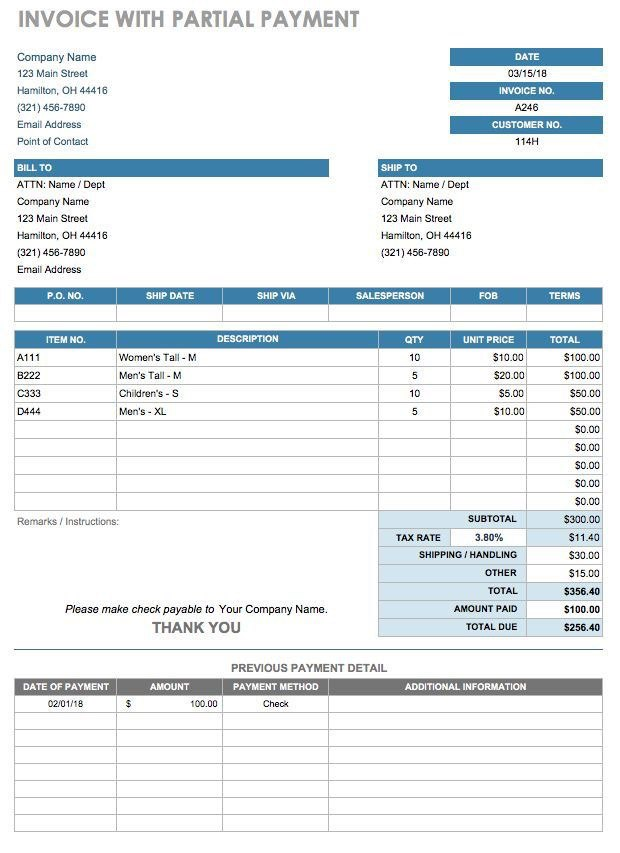
#> input picture imgs/first.jpg, 620 x 853 px
$ python -i line_detection.py   (imports and definitions only)
#> lines starting #> are read from the running program, lines starting #| are printed output that depends on the picture; after the words box and inside, x2 and y2 are one past the last pixel; in counts of white or black regions, pixels touching at a corner belong together
#> further down, picture is the input picture: shape (853, 620, 3); mean B, G, R 238.2, 235.6, 230.3
import cv2
import numpy as np


# Input : Image
# Output : hor,ver
def line_detection(image):
    gray = cv2.cvtColor(image, cv2.COLOR_BGR2GRAY)
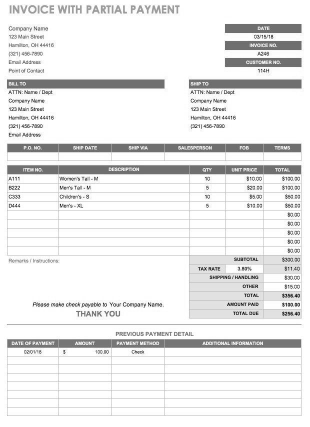
#> gray: shape (853, 620) (shown at 1/2 size); min 0, max 255, mean 234.3
    bw = cv2.adaptiveThreshold(gray, 255, cv2.ADAPTIVE_THRESH_MEAN_C, cv2.THRESH_BINARY, 15, 1)
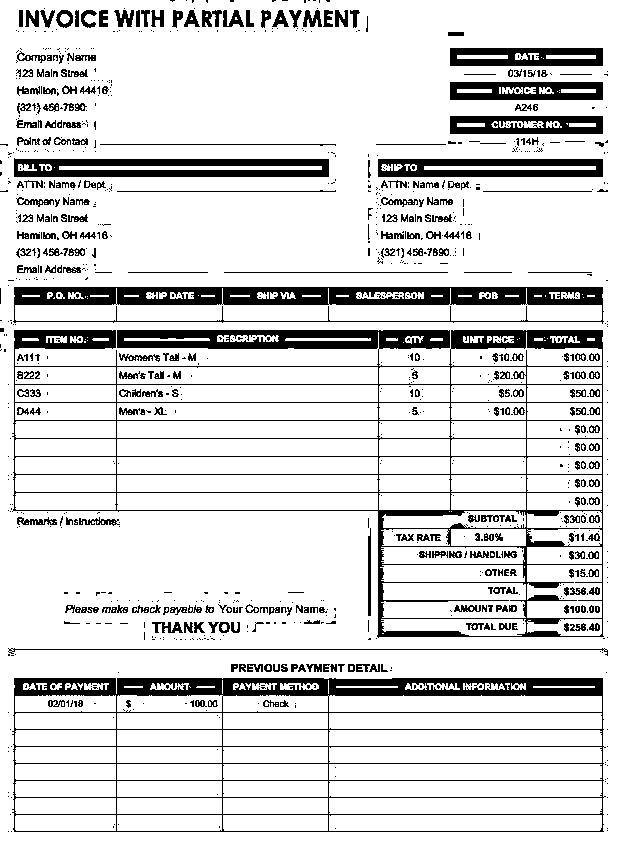
#> bw: shape (853, 620); 85.1% white; 1089 black regions (758 under 20 px), largest, box (x1, y1, x2, y2) and area: (12, 330, 604, 638) 19942, (12, 678, 606, 832) 13905, (13, 287, 604, 324) 9636
    bw = cv2.bitwise_not(bw)
    ## To visualize image after thresholding ##
    # cv2.imshow("bw",bw)
    # cv2.waitKey(0)
    ###########################################
    horizontal = bw.copy()
    vertical = bw.copy()
    img = image.copy()
    # [horizontal lines]
    # Create structure element for extracting horizontal lines through morphology operations
    horizontalStructure = cv2.getStructuringElement(cv2.MORPH_RECT, (15, 1))

    # Apply morphology operations
    horizontal = cv2.erode(horizontal, horizontalStructure)
#> horizontal: shape (853, 620); 8.8% white; 83 white regions (20 under 20 px), largest, box (x1, y1, x2, y2) and area: (21, 688, 596, 696) 3286, (21, 287, 596, 295) 3125, (124, 678, 596, 686) 2673
    horizontal = cv2.dilate(horizontal, horizontalStructure)
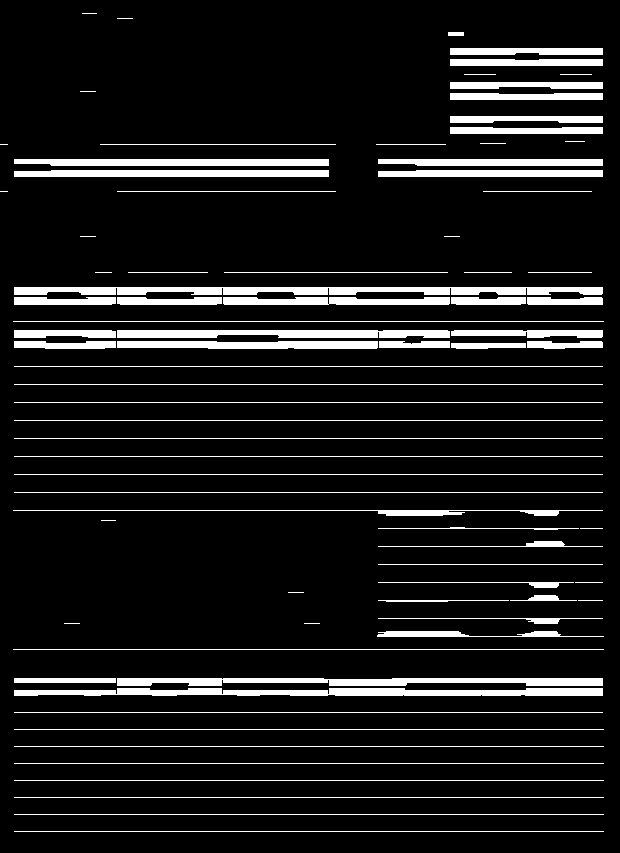
#> horizontal: shape (853, 620); 10% white; 82 white regions (12 under 20 px), largest, box (x1, y1, x2, y2) and area: (14, 287, 603, 295) 3979, (14, 688, 603, 696) 3762, (117, 678, 603, 686) 3023

    horizontal = cv2.dilate(horizontal, (1, 1), iterations=5)
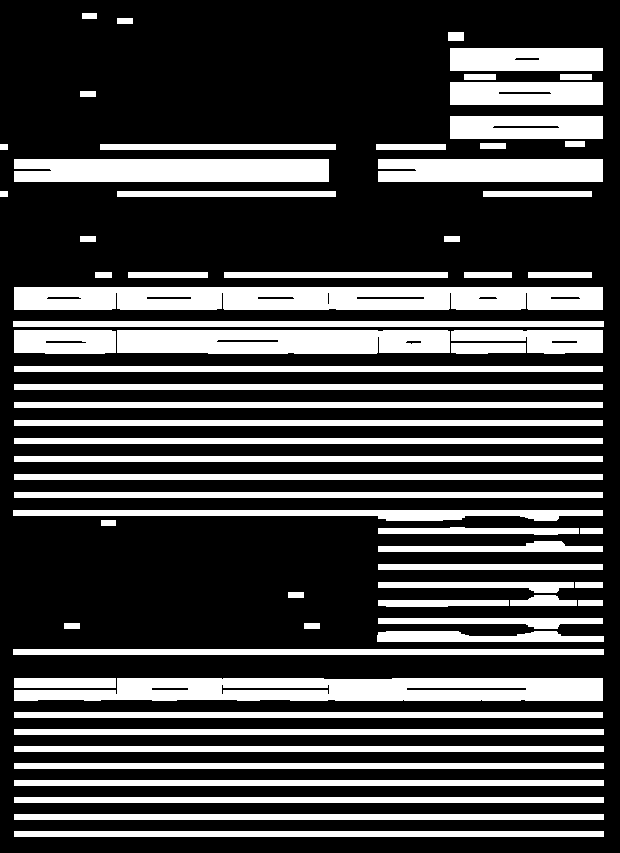
#> horizontal: shape (853, 620); 28% white; 67 white regions, largest, box (x1, y1, x2, y2) and area: (14, 287, 603, 310) 12987, (14, 678, 603, 701) 11500, (117, 330, 450, 354) 7648
    horizontal = cv2.erode(horizontal, (1, 1), iterations=5)
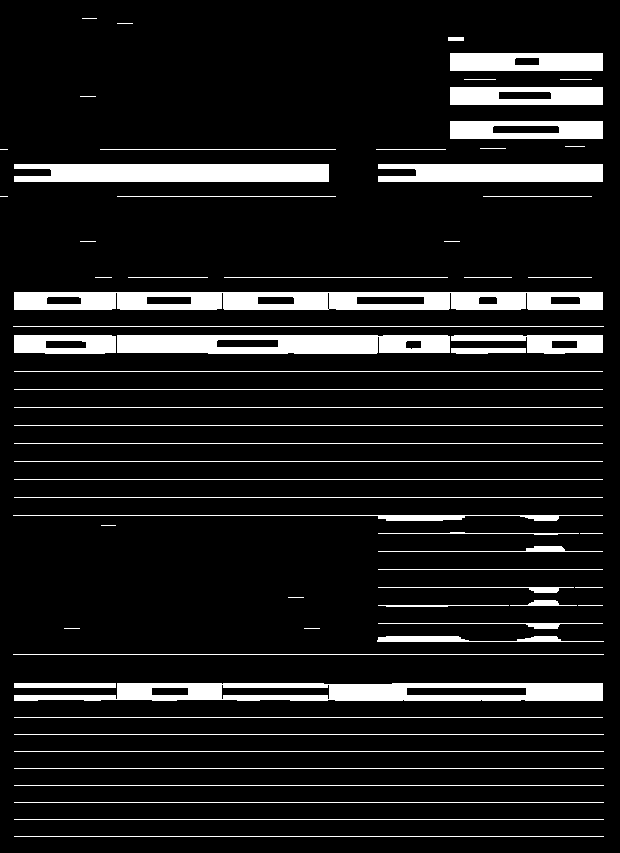
#> horizontal: shape (853, 620); 11% white; 67 white regions (12 under 20 px), largest, box (x1, y1, x2, y2) and area: (14, 292, 603, 310) 8897, (14, 683, 603, 701) 7245, (117, 335, 450, 354) 5603

    ## Uncomment to visualize highlighted Horizontal lines
    # cv2.imshow("horizontal",horizontal)
    # cv2.waitKey(0)

    # HoughlinesP function to detect horizontal lines
    hor_lines = cv2.HoughLinesP(horizontal, rho=1, theta=np.pi / 180, threshold=100, minLineLength=30, maxLineGap=3)
#> hor_lines = 205 rows, first 6: [14, 292, 602, 292], [14, 294, 602, 294], [14, 696, 602, 696], [14, 717, 602, 717], [14, 389, 602, 389], [14, 734, 603, 734]
    if hor_lines is None:
        return None, None
    temp_line = []
    for line in hor_lines:
        for x1, y1, x2, y2 in line:
            temp_line.append([x1, y1 - 5, x2, y2 - 5])
#> this loop made 205 passes
#> after the loop, temp_line = 205 items, first 6: [14, 287, 602, 287], [14, 289, 602, 289], [14, 691, 602, 691], [14, 712, 602, 712], [14, 384, 602, 384], [14, 729, 603, 729]

    # Sorting the list of detected lines by Y1
    hor_lines = sorted(temp_line, key=lambda x: x[1])
#> hor_lines = 205 items, first 6: [456, 48, 602, 53], [516, 48, 602, 49], [450, 49, 602, 54], [452, 50, 514, 55], [539, 55, 582, 54], [450, 56, 515, 60]

    # [11 lines of commented-out code are left out]
    lasty1 = -111111
    lines_x1 = []
    lines_x2 = []
    hor = []
    i = 0
    for x1, y1, x2, y2 in hor_lines:
        if y1 >= lasty1 and y1 <= lasty1 + 10:
            lines_x1.append(x1)
            lines_x2.append(x2)
        else:
            if (i != 0 and len(lines_x1) is not 0):
                hor.append([min(lines_x1), lasty1, max(lines_x2), lasty1])
            lasty1 = y1
            lines_x1 = []
            lines_x2 = []
            lines_x1.append(x1)
            lines_x2.append(x2)
            i += 1
#> this loop made 205 passes
#> (x1, y1, x2, y2, lasty1) on passes 1, 9, 17, 26, 32, 36, 39, 40: (456, 48, 602, 53, 48), (463, 60, 514, 56, 60), (450, 82, 578, 82, 82), (450, 93, 602, 96, 93), (450, 116, 602, 116, 116), (450, 130, 602, 127, 130), (100, 144, 335, 144, 144), (378, 159, 602, 159, 159)
#> after the loop, hor = 42 items, first 6: [450, 48, 602, 48], [450, 60, 602, 60], [450, 82, 602, 82], [450, 93, 602, 93], [450, 116, 602, 116], [450, 130, 602, 130]; i = 43
    hor.append([min(lines_x1), lasty1, max(lines_x2), lasty1])
    #####################################################################

    # [vertical lines]
    # Create structure element for extracting vertical lines through morphology operations
    verticalStructure = cv2.getStructuringElement(cv2.MORPH_RECT, (1, 15))

    # Apply morphology operations
    vertical = cv2.erode(vertical, verticalStructure)
#> vertical: shape (853, 620); 0.91% white; 168 white regions (97 under 20 px), largest, box (x1, y1, x2, y2) and area: (378, 356, 383, 631) 508, (525, 357, 527, 630) 300, (602, 349, 603, 630) 281
    vertical = cv2.dilate(vertical, verticalStructure)
#> vertical: shape (853, 620); 2.6% white; 156 white regions (43 under 20 px), largest, box (x1, y1, x2, y2) and area: (378, 330, 386, 638) 776, (595, 330, 603, 637) 425, (319, 678, 336, 832) 414

    vertical = cv2.dilate(vertical, (1, 1), iterations=8)
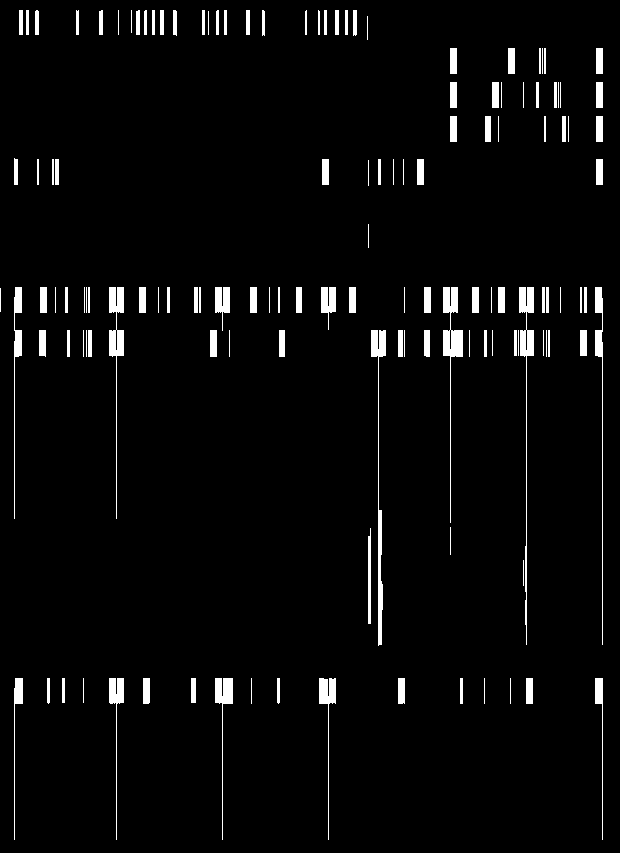
#> vertical: shape (853, 620); 3.6% white; 134 white regions, largest, box (x1, y1, x2, y2) and area: (519, 287, 534, 645) 1088, (371, 330, 386, 646) 1074, (443, 287, 463, 523) 1061
    vertical = cv2.erode(vertical, (1, 1), iterations=7)
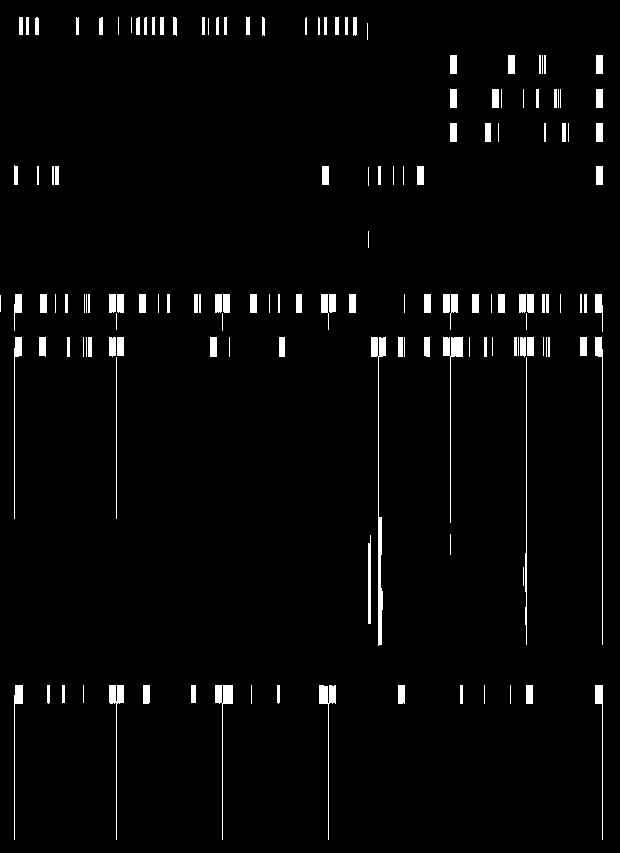
#> vertical: shape (853, 620); 2.7% white; 151 white regions (35 under 20 px), largest, box (x1, y1, x2, y2) and area: (371, 337, 386, 646) 934, (443, 337, 463, 523) 537, (215, 685, 233, 840) 454

    ######## Preprocessing Vertical Lines ###############
    # cv2.imshow("vertical",vertical)
    # cv2.waitKey(0)
    #####################################################

    # HoughlinesP function to detect vertical lines
    # ver_lines = cv2.HoughLinesP(vertical,rho=1,theta=np.pi/180,threshold=20,minLineLength=20,maxLineGap=2)
    ver_lines = cv2.HoughLinesP(vertical, 1, np.pi / 180, 20, np.array([]), 20, 2)
#> ver_lines = 26 rows, first 6: [14, 518, 14, 348], [602, 644, 602, 349], [526, 644, 526, 357], [116, 839, 116, 701], [450, 522, 450, 356], [378, 465, 381, 644]
    if ver_lines is None:
        return None, None
    temp_line = []
    for line in ver_lines:
        for x1, y1, x2, y2 in line:
            temp_line.append([x1, y1, x2, y2])
#> this loop made 26 passes
#> after the loop, temp_line = 26 items, first 6: [14, 518, 14, 348], [602, 644, 602, 349], [526, 644, 526, 357], [116, 839, 116, 701], [450, 522, 450, 356], [378, 465, 381, 644]

    # Sorting the list of detected lines by X1
    ver_lines = sorted(temp_line, key=lambda x: x[0])
#> ver_lines = 26 items, first 6: [14, 518, 14, 348], [14, 777, 14, 721], [116, 839, 116, 701], [116, 487, 116, 431], [116, 412, 116, 357], [116, 518, 116, 488]

    # [11 lines of commented-out code are left out]
    lastx1 = -111111
    lines_y1 = []
    lines_y2 = []
    ver = []
    count = 0
    lasty1 = -11111
    lasty2 = -11111
    for x1, y1, x2, y2 in ver_lines:
        if x1 >= lastx1 and x1 <= lastx1 + 15 and not (
                ((min(y1, y2) < min(lasty1, lasty2) - 20 or min(y1, y2) < min(lasty1, lasty2) + 20)) and (
        (max(y1, y2) < max(lasty1, lasty2) - 20 or max(y1, y2) < max(lasty1, lasty2) + 20))):
            lines_y1.append(y1)
            lines_y2.append(y2)
            # lasty1 = y1
            # lasty2 = y2
        else:
            if (count != 0 and len(lines_y1) is not 0):
                ver.append([lastx1, min(lines_y2) - 5, lastx1, max(lines_y1) - 5])
            lastx1 = x1
            lines_y1 = []
            lines_y2 = []
            lines_y1.append(y1)
            lines_y2.append(y2)
            count += 1
            lasty1 = -11111
            lasty2 = -11111
#> this loop made 26 passes
#> (x1, y1, x2, y2, lastx1) on passes 1, 3, 7, 8, 9, 20, 21, 23: (14, 518, 14, 348, 14), (116, 839, 116, 701, 116), (222, 839, 222, 703, 222), (328, 839, 328, 703, 328), (368, 623, 370, 535, 368), (450, 522, 450, 356, 450), (525, 591, 525, 553, 525), (601, 698, 602, 718, 601)
#> after the loop, count = 8; ver = [[14, 343, 14, 772], [116, 352, 116, 834], [222, 698, 222, 834], [328, 698, 328, 834], [368, 394, 368, 639], [450, 351, 450, 517], [525, 352, 525, 639]]
    ver.append([lastx1, min(lines_y2) - 5, lastx1, max(lines_y1) - 5])
    # [12 lines of commented-out code are left out]

    return hor, ver

# line_detection(cv2.imread('path to image'))

>>> import cv2
>>> picture = cv2.imread('imgs/first.jpg')
>>> result = line_detection(picture)

$ run again, on imgs/fouth.jpg
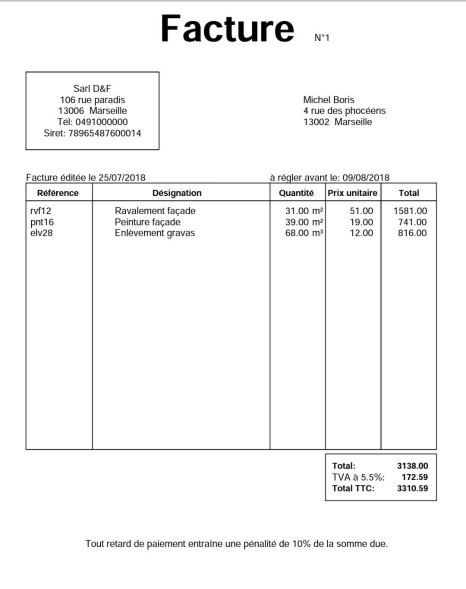
#> input picture imgs/fouth.jpg, 932 x 1178 px (shown at 1/2 size)
#> picture is the input picture: shape (1178, 932, 3); mean B, G, R 247, 246.8, 246.6
#> in line_detection, `bw = cv2.adaptiveThreshold(gray, 255, cv2.ADAPTIVE_THRESH_MEAN_C, cv2...`:
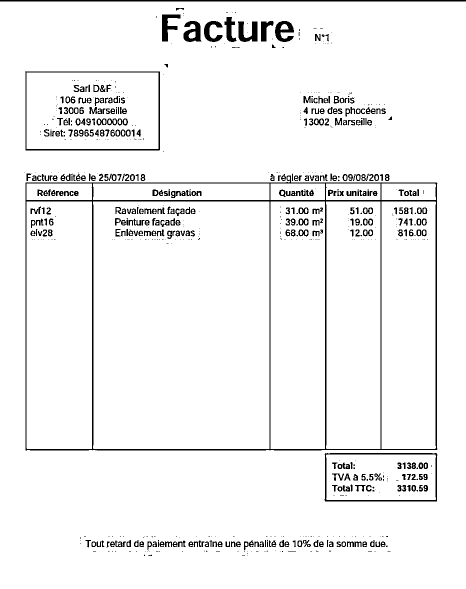
#> bw: shape (1178, 932) (shown at 1/2 size); 95.2% white; 786 black regions (399 under 20 px), largest, box (x1, y1, x2, y2) and area: (51, 351, 875, 901) 14227, (0, 0, 932, 3) 2796, (50, 143, 320, 301) 2110
#> in line_detection, `hor_lines = cv2.HoughLinesP(horizontal, rho=1, theta=np.pi / 180, thre..`: hor_lines = 32 rows, first 6: [0, 3, 931, 3], [0, 0, 931, 0], [0, 1, 931, 1], [0, 4, 931, 4], [0, 7, 931, 7], [0, 5, 931, 5]
#> the loop in line_detection, `for line in hor_lines:` made 32 passes
#> after the loop in line_detection, `for line in hor_lines:`: temp_line = 32 items, first 6: [0, -2, 931, -2], [0, -5, 931, -5], [0, -4, 931, -4], [0, -1, 931, -1], [0, 2, 931, 2], [0, 0, 931, 0]
#> in line_detection, `hor_lines = sorted(temp_line, key=lambda x: x[1])`: hor_lines = 32 items, first 6: [0, -5, 931, -5], [0, -4, 931, -4], [0, -3, 931, -3], [0, -2, 931, -2], [0, -1, 931, -1], [0, 0, 931, 0]
#> the loop in line_detection, `for x1, y1, x2, y2 in hor_lines:` made 32 passes
#> (x1, y1, x2, y2, lasty1) on passes 1, 9, 14, 16, 19, 21, 24, 30: (0, -5, 931, -5, -5), (478, 77, 514, 77, 77), (50, 143, 319, 143, 143), (51, 298, 319, 298, 298), (51, 365, 873, 365, 365), (51, 400, 873, 400, 400), (51, 898, 874, 898, 898), (649, 1000, 873, 1000, 1000)
#> after the loop in line_detection, `for x1, y1, x2, y2 in hor_lines:`: hor = [[0, -5, 931, -5], [368, 77, 514, 77], [50, 143, 319, 143], [51, 298, 319, 298], [51, 365, 873, 365], [51, 400, 873, 400], [51, 898, 874, 898]]; i = 8
#> in line_detection, `vertical = cv2.erode(vertical, (1, 1), iterations=7)`:
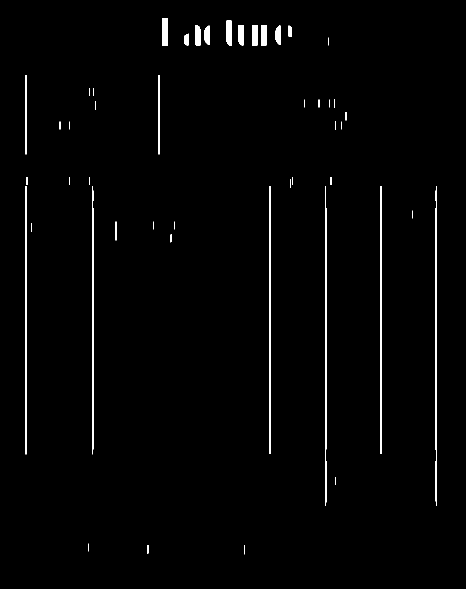
#> vertical: shape (1178, 932) (shown at 1/2 size); 1.3% white; 47 white regions (14 under 20 px), largest, box (x1, y1, x2, y2) and area: (871, 372, 874, 1011) 1864, (650, 372, 653, 1011) 1844, (184, 372, 187, 909) 1577
#> in line_detection, `ver_lines = cv2.HoughLinesP(vertical, 1, np.pi / 180, 20, np.array([])..`: ver_lines = 27 rows, first 6: [651, 1010, 651, 372], [652, 1004, 652, 922], [52, 908, 52, 372], [872, 1010, 872, 372], [873, 1010, 873, 372], [761, 907, 761, 372]
#> the loop in line_detection, `for line in ver_lines:` made 27 passes
#> after the loop in line_detection, `for line in ver_lines:`: temp_line = 27 items, first 6: [651, 1010, 651, 372], [652, 1004, 652, 922], [52, 908, 52, 372], [872, 1010, 872, 372], [873, 1010, 873, 372], [761, 907, 761, 372]
#> in line_detection, `ver_lines = sorted(temp_line, key=lambda x: x[0])`: ver_lines = 27 items, first 6: [51, 908, 51, 372], [51, 183, 52, 296], [51, 285, 51, 308], [51, 150, 52, 221], [51, 182, 52, 159], [52, 908, 52, 372]
#> the loop in line_detection, `for x1, y1, x2, y2 in ver_lines:` made 27 passes
#> (x1, y1, x2, y2, lastx1) on passes 1, 7, 10, 12, 15, 16, 18, 22: (51, 908, 51, 372, 51), (184, 908, 184, 372, 184), (231, 480, 231, 443, 231), (317, 308, 317, 150, 317), (334, 36, 334, 67, 334), (539, 907, 539, 372, 539), (650, 1010, 650, 372, 650), (761, 907, 761, 372, 761)
#> after the loop in line_detection, `for x1, y1, x2, y2 in ver_lines:`: count = 9; ver = [[51, 154, 51, 903], [184, 367, 184, 903], [231, 438, 231, 475], [317, 145, 317, 303], [334, 62, 334, 31], [539, 367, 539, 902], [650, 367, 650, 1005], [761, 367, 761, 902]]
